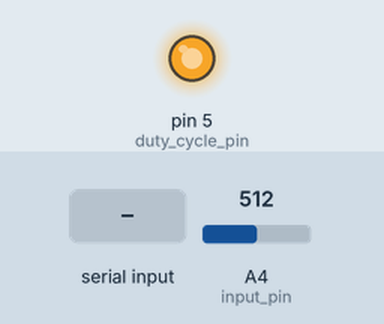
A sketch run on a simulated Arduino Uno, built with avr-gcc and run on an emulated ATmega328P. On the bench: output pins drawn as LEDs (lit = HIGH). The test bench sets the inputs (shaded band); at power-on: A4 (input_pin) = 512. What the sketch prints to the serial monitor is not drawn.

Above: at 1.28 s.
1.3 s: A4 (input_pin) set to 674
4.3 s: A4 (input_pin) set to 700
7.3 s: "90,45\n" received over Serial
10.3 s: "5\n" received over Serial
Timing chart, 0 to 14.3 s (numbered marks = the images above; inputs shaded):
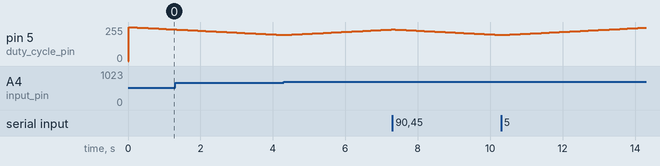

The sketch:

main.ino
```cpp
#include "Arduino.h"

int duty_cycle_pin = 5;
int input_pin = A4;
String serial_data;
float duty_cycle = 0.0;
int arr_index = 0;

// The arduino was consistently reading the voltage lower than it should,
// so 'fudge' was found as an average of the actual/measured values from 12-17 with a load of 450 mA
float fudge = 1.03;

float output = 12;
float max_voltage = 17.0;
float min_voltage = 12.0;
float max_duty_cycle = 0.6;
float min_duty_cycle = 0;
float arduino_5V = 4.87;
float actual = 0;
float measured_voltage = 0;

float R_small = 1.042;
float R_big = 2.702;

void writeDutyCycle(float value) {
  value = (1-value);
  int write_val = round(value*255);
  analogWrite(duty_cycle_pin, write_val);
}

float measureVoltage() {
  float v_load = 0;
  for(int i = 0;i < 100; i++) {
    float sensor = analogRead(input_pin);
    measured_voltage = sensor*(arduino_5V/1024.0);
    v_load += ((R_big+R_small)/R_small)*measured_voltage;
  }
  return(v_load/100);
}

float adjustDutyCycle(float v_load) {
  if(v_load > output) {
    if(duty_cycle<=min_duty_cycle)
      duty_cycle += 0.001;
    else
      duty_cycle -= 0.001;
  }
  else if(v_load < output) {
    if(duty_cycle>=max_duty_cycle)
      duty_cycle -= 0.001;
    else
      duty_cycle += 0.001;
  }
}

// Source: https://playground.arduino.cc/Code/PwmFrequency/
// This function allows us to adjust the PWM frequency to one of several values.
void setPwmFrequency(int pin, int divisor) {
  byte mode;
  if(pin == 5 || pin == 6 || pin == 9 || pin == 10) {
    switch(divisor) {
      case 1: mode = 0x01; break;
      case 8: mode = 0x02; break;
      case 64: mode = 0x03; break;
      case 256: mode = 0x04; break;
      case 1024: mode = 0x05; break;
      default: return;
    }
    if(pin == 5 || pin == 6) {
      TCCR0B = TCCR0B & 0b11111000 | mode;
    } else {
      TCCR1B = TCCR1B & 0b11111000 | mode;
    }
  } else if(pin == 3 || pin == 11) {
    switch(divisor) {
      case 1: mode = 0x01; break;
      case 8: mode = 0x02; break;
      case 32: mode = 0x03; break;
      case 64: mode = 0x04; break;
      case 128: mode = 0x05; break;
      case 256: mode = 0x06; break;
      case 1024: mode = 0x07; break;
      default: return;
    }
    TCCR2B = TCCR2B & 0b11111000 | mode;
  }
}

void setup() {
  pinMode(duty_cycle_pin, OUTPUT);
  pinMode(input_pin, INPUT);
  Serial.begin(9600);
  setPwmFrequency(duty_cycle_pin, 1); // Sets pwm output to 62.5 KHz
}

void loop() {
  actual = measureVoltage()*fudge;
//  actual = (-5.6 + 1.79*(actual) - 0.0281*(actual*actual)) + 0.5;
  adjustDutyCycle(actual);
  writeDutyCycle(duty_cycle);

  if(Serial.available() > 0) {
    serial_data = Serial.readString();
    if(serial_data == "\n");
    else if(serial_data == "d\n")
      output += 0.5;
    else if(serial_data == "a\n")
      output -= 0.5;
    else
      output = serial_data.toFloat();

    if(output < min_voltage)
      output = min_voltage;
    else if(output > max_voltage)
      output = max_voltage;

    // These three lines are repeated here because the measured voltage needs to update on every loop, and again
    // when the desired output is changed
    actual = measureVoltage()*fudge;
    adjustDutyCycle(actual);
    writeDutyCycle(duty_cycle);

    Serial.print("Actual: ");
    Serial.println(actual);
    Serial.print("Desired Voltage: ");
    Serial.println(output);
    Serial.print("Duty Cycle: ");
    Serial.println(duty_cycle);
    Serial.println();
  }
}
```
